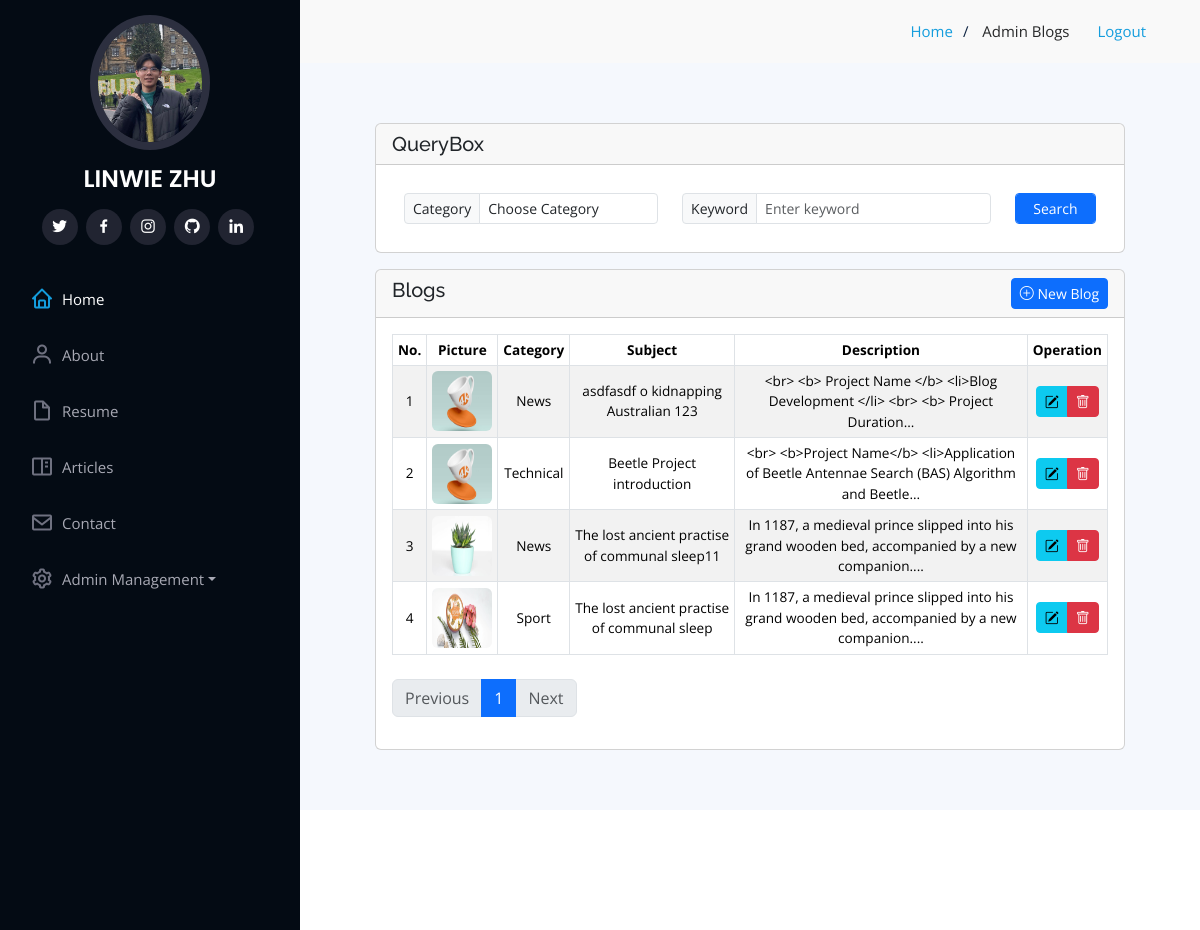
/admin_blogs (signed in), run on the app's committed database.
### models.py (models this page shows, shortened)
class Blog(db.Model):
    __tablename__ = 'blog'
    id = db.Column(db.Integer, primary_key=True)
    title = db.Column(db.String(500))
    desc = db.Column(db.Text())
    detail = db.Column(db.Text())
    category = db.Column(db.String(50))
    imagepath = db.Column(db.String(200))
    post_dt = db.Column(db.DateTime, default=datetime.now)

### app.py (the view)
@app.route('/admin_blogs', defaults={'page':1})
@app.route('/admin_blogs/<int:page>')
@require_login
@require_admin
def admin_blogs(page):
    try:
        category = request.args.get('category')
        keyword = request.args.get('keyword')
        allquery = Blog.query
        if category:
            allquery = allquery.filter_by(category = category)
        if keyword:
            allquery = allquery.filter(User.name.ilike(f"%{keyword}%"))
        paginate = allquery.order_by(Blog.id).paginate(page=page, per_page=app.config["PER_PAGE"], error_out=False)
        return render_template('admin_blogs.html', blogs = paginate.items, paginate=paginate)
    except Exception as e:
        print(e)
        flash('No blog to show, please wait...')
        return render_template('admin_blogs.html', blogs=[])

### app.py (called while the page is built)
@app.context_processor
def inject_category():
    CATEGORYS = ['Sport','Music', 'News', 'Travel', 'Technical']
    return dict(CATEGORYS = CATEGORYS)

### comUtils.py (called while the page is built)
def require_login(func):
    @wraps(func)
    def inner_func(*args, **kwargs):
        if not 'username' in session:
            flash('Please login firstly!', 'danger')
            return redirect(url_for('login'))
        return func(*args, **kwargs)
    return inner_func

def require_admin(func):
    @wraps(func)
    def inner_func(*args, **kwargs):
        if session.get('admin') != 1:
            flash("You don't have admin priviledge!", 'danger')
            return redirect(url_for('login'))
        return func(*args, **kwargs)
    return inner_func

### templates/admin_blogs.html (shortened to what this page needs)
{% extends "base.html" %}
{% from '_macro.html' import my_paginate %}
{% block pageheader %}
Admin Blogs
{% endblock %}
{% block content %}
<div class="row">
    <div class="col-12">
        <div class="card">
            <div class="card-header">
                <h5 class="card-title mb-0">QueryBox</h5>
            </div>
            <div class="card-body">
                <form>
                    <table class="table tbquery">
                        <tr>
                            <td>
                                <div class="input-group input-group-sm">
                                    <span class="input-group-text">Category</span>
                                    <select  class="form-control" name="category" id="category">
                                        <option value=""> Choose Category </option>
                                    </select>
                                </div>
                            </td>
                            <td>
                                <div class="input-group input-group-sm">
                                    <span class="input-group-text">Keyword</span>
                                    <input class="form-control" type="text" name="keyword" placeholder="Enter keyword" >
                                </div>
                            </td>
                            <td>
                                <div class="input-group input-group-sm">
                                    <button class="btn btn-primary form-control" type="submit">Search</button>
                                </div>
                            </td>
                        </tr>
                    </table>
                </form>
            </div>
        </div>
    </div>
</div>
<div class="row mt-3">
    <div class="col-12">
        <div class="card">
            <div class="card-header">
                <h5 class="card-title mb-0 float-start">Blogs</h5>
                {% if session.get('admin') == 1 %}
                <a href="/admin_addblog" class="btn btn-sm btn-primary float-end"  role="button"> <i class="bi bi-plus-circle"></i>
                    New Blog </a>
                {% endif %}
            </div>
            <div class="card-body">
                {% if blogs %}
                <table class="table table-striped table-bordered table-inverse tbresult " cellpadding="0" cellspacing="0">
                    <thead class="thead-inverse">
                        <tr class="text-center">
                            <th> No. </th>
                            <th> Picture </th>
                            <th> Category </th>
                            <th> Subject </th>
                            <th> Description </th>
                            <th> Operation </th>
                        </tr>
                    </thead>
                    <tbody class="y-auto">
                        {% for blog in blogs %}
                        <tr class="text-center">
                            <td>{{ loop.index }}</td>
                            <td><img class="m-auto rounded" src="{{blog.imagepath}}" style="height: 60px; width: 60px;"></td>
                            <td> {{ blog.category }} </td>
                            <td> {{ blog.title }} </td>
                            <td> {{ blog.detail|truncate(100)}}  </td>
                            <td>
                                <div class="btn-group">
                                <a class="btn btn-sm btn-info" href="/admin_editblog/{{blog.id}}" role="button"><i class="bi bi-pencil-square"></i></a>
                                <a class="btn btn-sm btn-danger" href="/admin_delblog/{{blog.id}}" role="button"><i class="bi bi-trash"></i></a>
                                </div>
                            </td>
                        </tr>
                        {% endfor %}
                    </tbody>
                </table>
                {% if paginate %}
                  {{ my_paginate(paginate, 'admin_blogs') }}
                {% endif %}
                {% else %}
                <p>No records to display！</p>
                {% endif %}
            </div>
        </div>
    </div>
</div>
{% endblock %}

### static/assets/css/style.css (style rules this page uses)
body { font-family: "Open Sans", sans-serif; color: #272829; }
a { color: #149ddd; text-decoration: none; }
h1, h2, h3, h4, h5, h6 { font-family: "Raleway", sans-serif; }

### static/assets/css/custum.css (style rules this page uses)
.tbquery, .table { margin-bottom: 0 !important; }
.tbquery td, .tbquery th { padding: 0.75rem; vertical-align: top; border-top: none !important; border-bottom-width: 0 !important; font-size: .75rem; }
.tbresult td, .tbresult th { font-size: .85rem; padding: 5px 5px !important; vertical-align: middle; }

### data on the page
Blog: imagepath (placeholder picture), category "News", title "asdfasdf o kidnapping Australian 123", detail "<br> <b> Project Name </b> <li>Blog Development </li> <br> <b> Project Duration..."
Blog: imagepath (placeholder picture), category "Technical", title "Beetle Project introduction", detail "<br> <b>Project Name</b> <li>Application of Beetle Antennae Search (BAS) Algorithm and Beetle..."
Blog: imagepath (picture), category "News", title "The lost ancient practise of communal sleep11", detail "In 1187, a medieval prince slipped into his grand wooden bed, accompanied by a new companion...."
Blog: imagepath (picture), category "Sport", title "The lost ancient practise of communal sleep", detail "In 1187, a medieval prince slipped into his grand wooden bed, accompanied by a new companion...."

### other printed values
{{ page }} "1"
